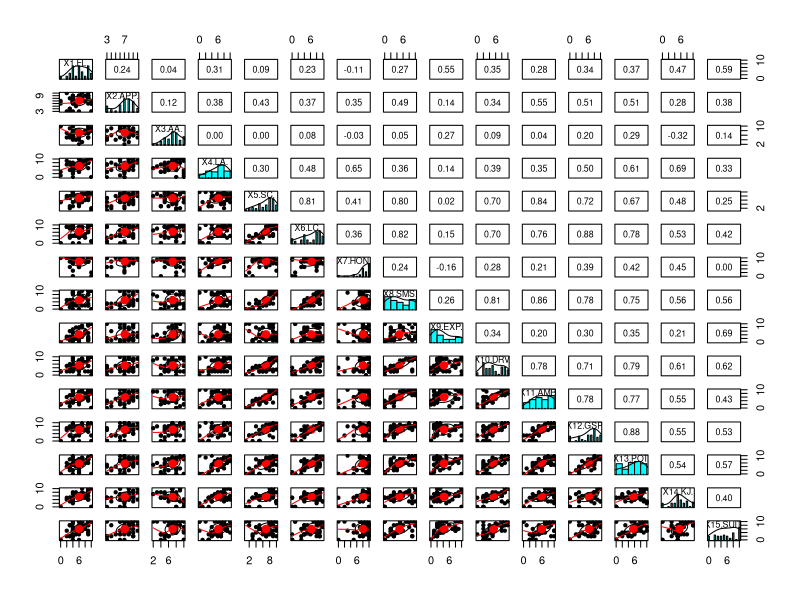
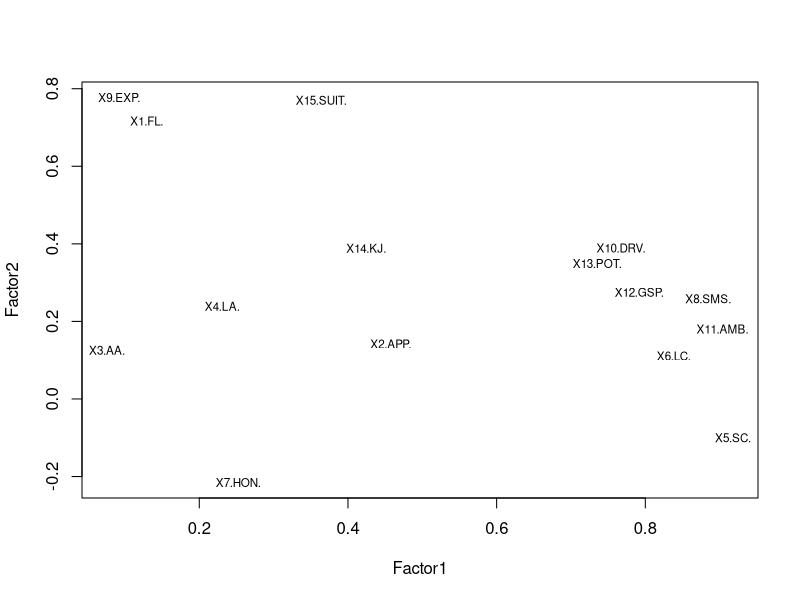

Recreate these plots in R, in order. (Note: this script raises an error after producing the figures.)
###############################################################
#
# 다변량 통계분석 2 (정여진 교수) - 탐색적인자분석
#
###############################################################

# 인자분석 = 요인분석
# f : 공통인자 common factor
# u : 특정인자 
# f, u 는 측정불가능

# l : 인자적재값 facor loading - 각 변수가 공통인자를 얼마나 반영하는지에 대한 계수
# li^2 공통인자에 의해 설명되는 부분
# var(ui) 공통인자에 의해 설명되지 않는 부분. 특정인자의 분산.

# 2-factor
# var(x1) = l11^2 + l12^2 + psi1^2

app <- read.table("Applicant.TXT", header = T)
app

app <- app[,-1]

library(psych)
describe(app)

pairs.panels(app)

app_s <- scale(app)

fa1 <- factanal(app_s, 4)        # cor
print(fa1, digits = 2, sort = T)

fa2 <- factanal(app, 4)          # cov
print(fa2, digits = 2, sort = T)


# X13까지 factor1에 대한 로딩값이 크다.
# X1,9,15는 factor2에 대한 로딩값이 크다.

# x14 = 0.42*f1 + 0.39*f2 + 0.55 * f3 - 0.60 * f4

# communality of x5 = 0.92^2 + 0.14^2 = 0.866 (loading matrix 가로 제곱합)
# x5의 특정요인의 분산 (uniqueness) = 1 - 0.866 = 0.134
# uniqueness : 0에 가까울수로 common factor 에 대한 설명력이 높다.

# loading matrix 세로 제곱합 - 각 factor의 설명력 (SS loadings) 총분산에서 factor가 설명해주는 양
# Factor1 = 5.57 / 15 (변수갯수) = 0.37


# Test of the hypothesis that 4 factors are sufficient. = H0 (귀무가설)
# p-value is 0.00247 < 0.05  귀무가설 기각 --> 충분하지 않다.
# factor 갯수 선택시 이 방법에 의존하지는 말 것.

# 요인분석은 factor에 대한 해석이 가장 중요하다.

load = fa1$loadings
plot(load, type = "n")
text(load, labels = colnames(app_s), cex = 0.7)



# -----------------------------------------------------------
# Practice 3

stock <- read.csv("stock_price.csv", header = T)
stock <- stock[, -1]
stock

fa2 <- factanal(stock, 2)
print(fa2, digits = 2, sort = T)

fa3 <- factanal(stock, 3)

# https://prezi.com/cuefyeoq15le/09/
